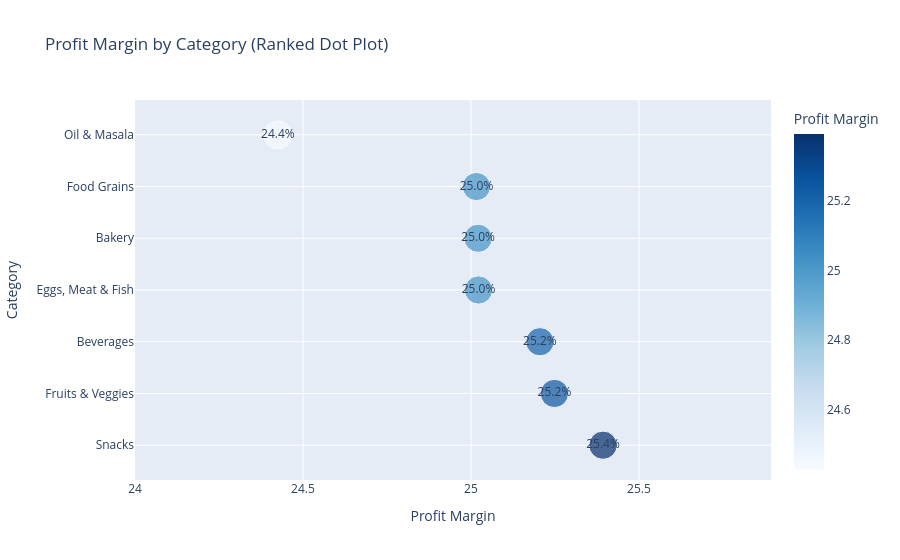

Source (notebook cell):
### Code cell
# Profit Margin by Category
# Calculate category-level sales and profit
category_margin = (
    df.groupby("Category")
    .agg(
        Sales=("Sales", "sum"),
        Profit=("Profit", "sum")
    )
    .reset_index()
)

# Compute profit margin percentage
category_margin["Profit Margin"] = (
    category_margin["Profit"] /
    category_margin["Sales"] * 100
)

# Sort by margin
category_margin = category_margin.sort_values(
    "Profit Margin",
    ascending=False
)

import plotly.express as px

fig = px.scatter(
    category_margin,
    x="Profit Margin",
    y="Category",
    color="Profit Margin",
    color_continuous_scale="Blues",
    size=[14]*len(category_margin),
    title="Profit Margin by Category (Ranked Dot Plot)",
    text=category_margin["Profit Margin"].round(1).astype(str) + "%"
)

fig.update_traces(
    hovertemplate="<b>%{y}</b><br>Profit Margin: %{x:.1f}%<extra></extra>"
)

fig.update_layout(
    xaxis=dict(range=[24.0, category_margin["Profit Margin"].max() + 0.5])
)

fig.show()

### Figure 1 — Plotly figure (JSON) as saved in the notebook; plotly's stock layout.template omitted (floating-point values rounded to 4 significant figures)
{"data": [{"hovertemplate": "<b>%{y}</b><br>Profit Margin: %{x:.1f}%<extra></extra>", "legendgroup": "", "marker": {"color": [25.39, 25.25, 25.21, 25.02, 25.02, 25.02, 24.43], "coloraxis": "coloraxis", "size": [14, 14, 14, 14, 14, 14, 14], "sizemode": "area", "sizeref": 0.035, "symbol": "circle"}, "mode": "markers+text", "name": "", "orientation": "h", "showlegend": false, "text": ["25.4%", "25.2%", "25.2%", "25.0%", "25.0%", "25.0%", "24.4%"], "type": "scatter", "x": [25.39, 25.25, 25.21, 25.02, 25.02, 25.02, 24.43], "xaxis": "x", "y": ["Snacks", "Fruits & Veggies", "Beverages", "Eggs, Meat & Fish", "Bakery", "Food Grains", "Oil & Masala"], "yaxis": "y"}], "layout": {"coloraxis": {"autocolorscale": false, "colorbar": {"title": {"text": "Profit Margin"}}, "colorscale": [[0, "rgb(247,251,255)"], [0.125, "rgb(222,235,247)"], [0.25, "rgb(198,219,239)"], [0.375, "rgb(158,202,225)"], [0.5, "rgb(107,174,214)"], [0.625, "rgb(66,146,198)"], [0.75, "rgb(33,113,181)"], [0.875, "rgb(8,81,156)"], [1, "rgb(8,48,107)"]]}, "legend": {"itemsizing": "constant", "tracegroupgap": 0}, "title": {"text": "Profit Margin by Category (Ranked Dot Plot)"}, "xaxis": {"anchor": "y", "domain": [0, 1], "range": [24, 25.89], "title": {"text": "Profit Margin"}}, "yaxis": {"anchor": "x", "domain": [0, 1], "title": {"text": "Category"}}}}
